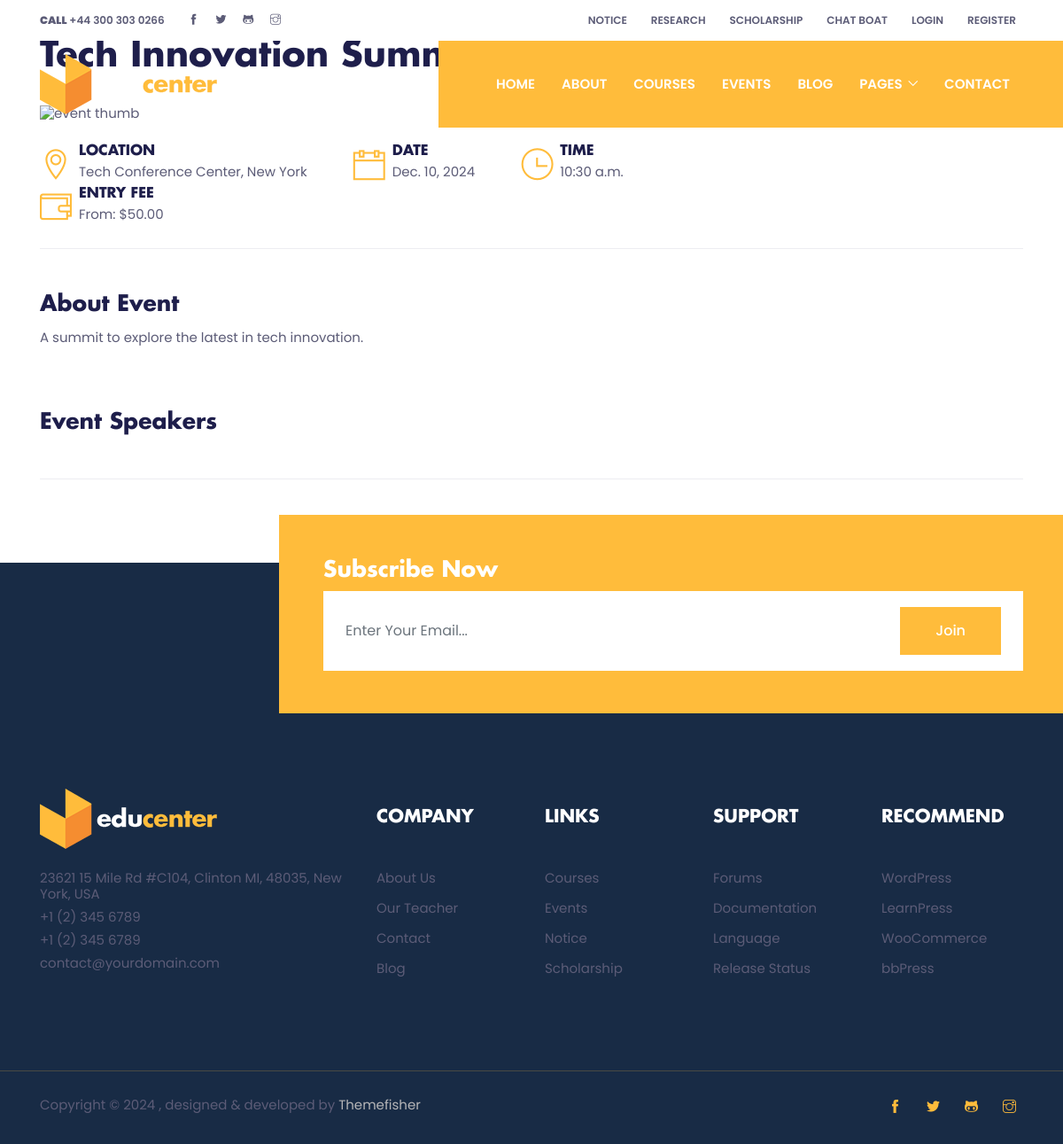
Screenshot of /event/tech-innovation-summit/ with the database file from the repository.
### courses/models.py (models this page shows)
class Event(models.Model):
  title = models.CharField(max_length=250)
  banner = models.ImageField(upload_to='events')
  description = HTMLField()
  location = models.CharField(max_length=500)
  date = models.DateField()
  time = models.TimeField()
  fee = models.DecimalField(max_digits=10,decimal_places=2)
  slug = AutoSlugField(populate_from='title')
  created = models.DateTimeField(auto_now_add=True)
  updated = models.DateTimeField(auto_now=True)

### courses/views.py (the view)
# urls.py: path('event/<slug:slug>/', single_event, name='event'),
def single_event(request,slug):
  event = Event.objects.get(slug=slug)
  speakers = Speaker.objects.filter(event=event)
  context = {"event": event,"speakers": speakers}
  return render(request,'singleEvent.html',context)

### courses/templates/singleEvent.html (shortened to what this page needs)
{% extends "base.html" %}
{% block content %}
<section class="section-sm">
  <div class="container">
    <div class="row">
      <div class="col-12">
        <h2 class="section-title"> {{event.title}} </h2>
      </div>
      <div class="col-12 mb-4">
      </div>
    </div>
    <div class="row align-items-center mb-5">
      <div class="col-lg-9">
        <ul class="list-inline">
          <li class="list-inline-item mr-xl-5 mr-4 mb-3 mb-lg-0">
            <div class="d-flex align-items-center">
              <i class="ti-location-pin text-primary icon-md mr-2"></i>
              <div class="text-left">
                <h6 class="mb-0">LOCATION</h6>
                <p class="mb-0"> {{event.location}} </p>
              </div>
            </div>
          </li>
          <li class="list-inline-item mr-xl-5 mr-4 mb-3 mb-lg-0">
            <div class="d-flex align-items-center">
              <i class="ti-calendar text-primary icon-md mr-2"></i>
              <div class="text-left">
                <h6 class="mb-0">DATE</h6>
                <p class="mb-0"> {{event.date}} </p>
              </div>
            </div>
          </li>
          <li class="list-inline-item mr-xl-5 mr-4 mb-3 mb-lg-0">
            <div class="d-flex align-items-center">
              <i class="ti-time text-primary icon-md mr-2"></i>
              <div class="text-left">
                <h6 class="mb-0">TIME</h6>
                <p class="mb-0"> {{event.time}} </p>
              </div>
            </div>
          </li>
          <li class="list-inline-item mr-xl-5 mr-4 mb-3 mb-lg-0">
            <div class="d-flex align-items-center">
              <i class="ti-wallet text-primary icon-md mr-2"></i>
              <div class="text-left">
                <h6 class="mb-0">ENTRY FEE</h6>
                <p class="mb-0">From: ${{event.fee}} </p>
              </div>
            </div>
          </li>
        </ul>
      </div>
      <div class="col-12 mt-4 order-4">
        <div class="border-bottom border-primary"></div>
      </div>
    </div>
    <div class="row">
      <div class="col-12 mb-50">
        <h3>About Event</h3>
        <p> {{event.description |safe}} </p>
      </div>
    </div>
    <div class="row">
      <div class="col-12">
        <h3 class="mb-4">Event Speakers</h3>
      </div>
      <div class="col-12 mt-4 order-4">
        <div class="border-bottom border-primary"></div>
      </div>
    </div>
  </div>
</section>
{% endblock content %}

### static/css/style.css (style rules this page uses)
body { line-height: 1.2; font-family: "Poppins", sans-serif; -webkit-font-smoothing: antialiased; font-size: 15px; color: #5c5c77; }
p, .paragraph { font-weight: 400; color: #5c5c77; font-size: 15px; line-height: 1.9; font-family: "Poppins", sans-serif; }
h1, h2, h3, h4, h5, h6 { color: #1e1e4b; font-family: "futura-bold"; font-weight: 700; line-height: 1.2; }
h2, .h2 { font-size: 40px; }
h3, .h3 { font-size: 25px; }
h6, .h6 { font-size: 16px; }
body { background-color: #fff; overflow-x: hidden; }
ol, ul { list-style-type: none; margin: 0px; }
.section-sm { padding-top: 40px; padding-bottom: 40px; }
.section-title { margin-bottom: 30px; }
.border-primary { border-color: #ededf1 !important; }
.text-primary { color: #ffbc3b !important; }
.mb-50 { margin-bottom: 50px !important; }
.icon-md { font-size: 36px; }

### rows the page displays
Event: title "Tech Innovation Summit", location "Tech Conference Center, New York", date "Dec. 10, 2024", time "10:30 a.m.", fee "50.00", description "A summit to explore the latest in tech innovation."
